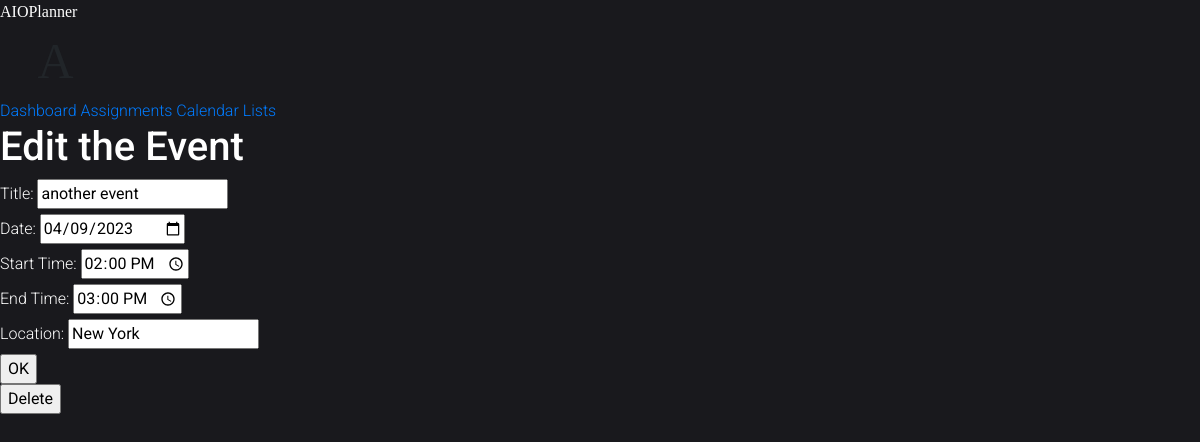
The app's page /editEvent/1, older data.
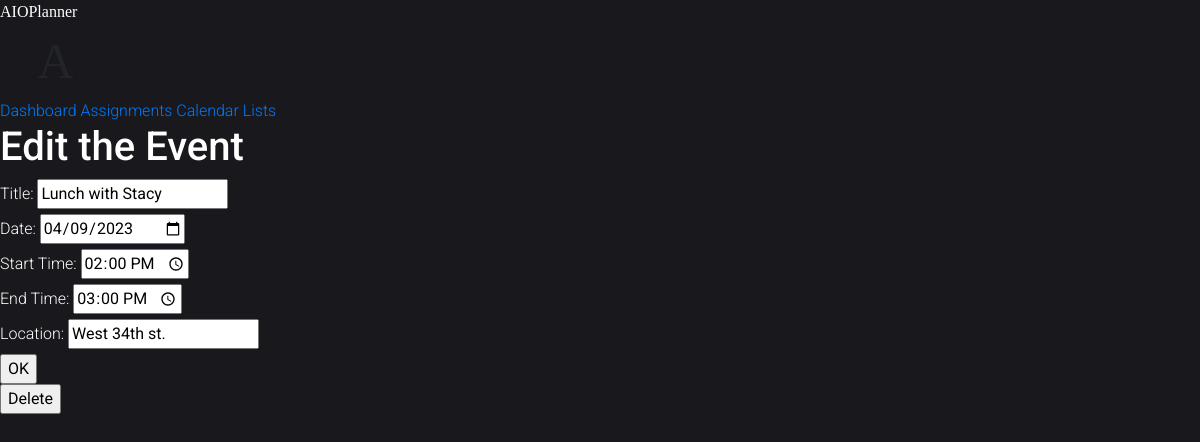
The same page, newer data.
### src/Models/models.py (models this page shows, shortened)
class Event(db.Model):
    id = db.Column(db.Integer, primary_key = True)
    title = db.Column(db.String(200), nullable = False)
    completed = db.Column(db.Integer, default = 0)
    date_created = db.Column(db.DateTime, default = datetime.utcnow)
    dateTime_of_event = db.Column(db.DateTime, default = datetime.utcnow)
    location_of_event = db.Column(db.String(200), nullable = False)
    endTime_of_event = db.Column(db.String(200), nullable = False)

### src/Services/calendar.py (the view)
@calendar_monthly_page.route("/editEvent/<int:id>", methods = ["GET","POST"])
def editEvent(id):
    task_to_update = Event.query.get_or_404(id)
    if request.method == "POST":
        task_to_update.title = request.form['eventTitle']
        date = request.form.get("eventDate")
        time = request.form.get("eventTime")[:5]
        dt = datetime.strptime(date + " " + time,"%Y-%m-%d %H:%M")
        task_to_update.dateTime_of_event = dt
        task_to_update.location_of_event = request.form['eventLocation']
        try:
            db.session.commit()
            return redirect("/calendar")
        except:
            return "There was an issue updating your event"
    else:
        task_to_update = Event.query.get_or_404(id)
        return render_template("Calendar/editEvent.html",task_to_update = task_to_update)

### templates/Calendar/editEvent.html
{% extends "base.html" %}
{% block head %}
<link rel = "stylesheet" href = "../../static/css/main.css">
{% endblock %}
{% block body %}
<div class = edit_content>
    <h1 class = "createButtons">Edit the Event</h1>
    <form action = "/editEvent/{{task_to_update.id}}" method =  "POST">
        {%if task_to_update.title %}
        <label class = "createButtons" for="eventTitle"> Title: </label>
        <input type="text"  name="eventTitle" id = "eventTitle" value = "{{task_to_update.title}}">
        <br>
        {%endif%}
        {%if task_to_update.dateTime_of_event.date() %}
        <label class = "createButtons" for="eventDate"> Date: </label>
        <input type="date"  name="eventDate" id = "eventDate" value = "{{task_to_update.dateTime_of_event.date()}}">
        <br>
        {%endif%}
        {%if task_to_update.dateTime_of_event.time()%}
        <label class = "createButtons" for="eventTime"> Start Time: </label>
        <input type="time"  name="eventTime" id = "eventTime" value = "{{task_to_update.dateTime_of_event.time()}}">
        <br>
        {%endif%}
        {%if task_to_update.endTime_of_event%}
        <label class = "createButtons" for="eventTime"> End Time: </label>
        <input type="time"  name="eventTime" id = "eventTime" value = "{{task_to_update.endTime_of_event}}">
        <br>
        {%endif%}
        {%if task_to_update.location_of_event%}
        <label class = "createButtons" for="eventLocation"> Location: </label>
        <input type="text"  name="eventLocation" id = "eventLocation" value = "{{task_to_update.location_of_event }}">
        <br>
        {%endif%}
        <input type = "submit" value = "OK">
    </form>
    <form action = "/deleteEvent/{{task_to_update.id}}" method = "POST">
        <input type = "submit" name = "delete" value = "Delete">
    </form>
</div>
{% endblock %}

Row changes from the older to the newer data that the page shows:
changed Event: eventTitle "another event" → "Lunch with Stacy"; eventLocation "New York" → "West 34th st."
